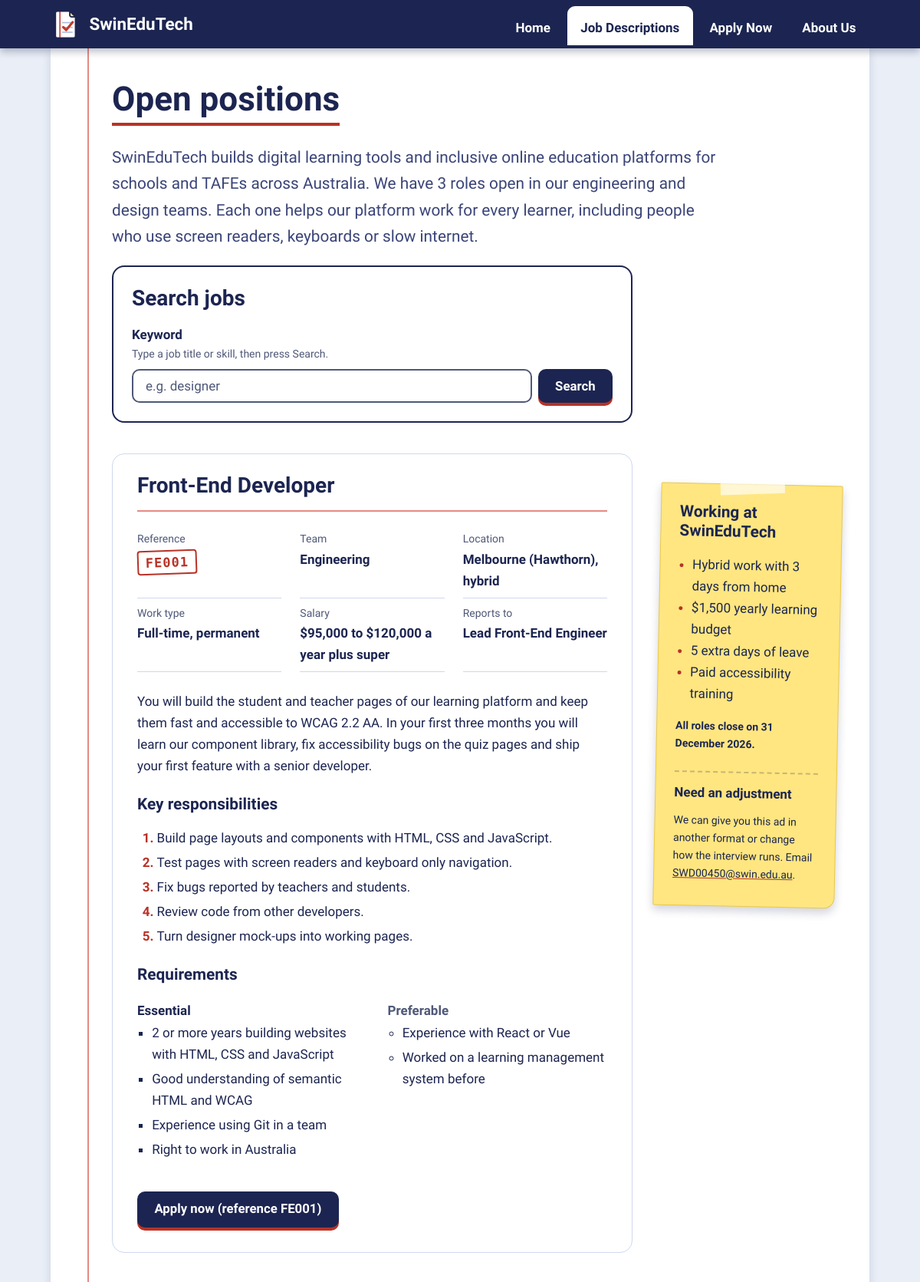
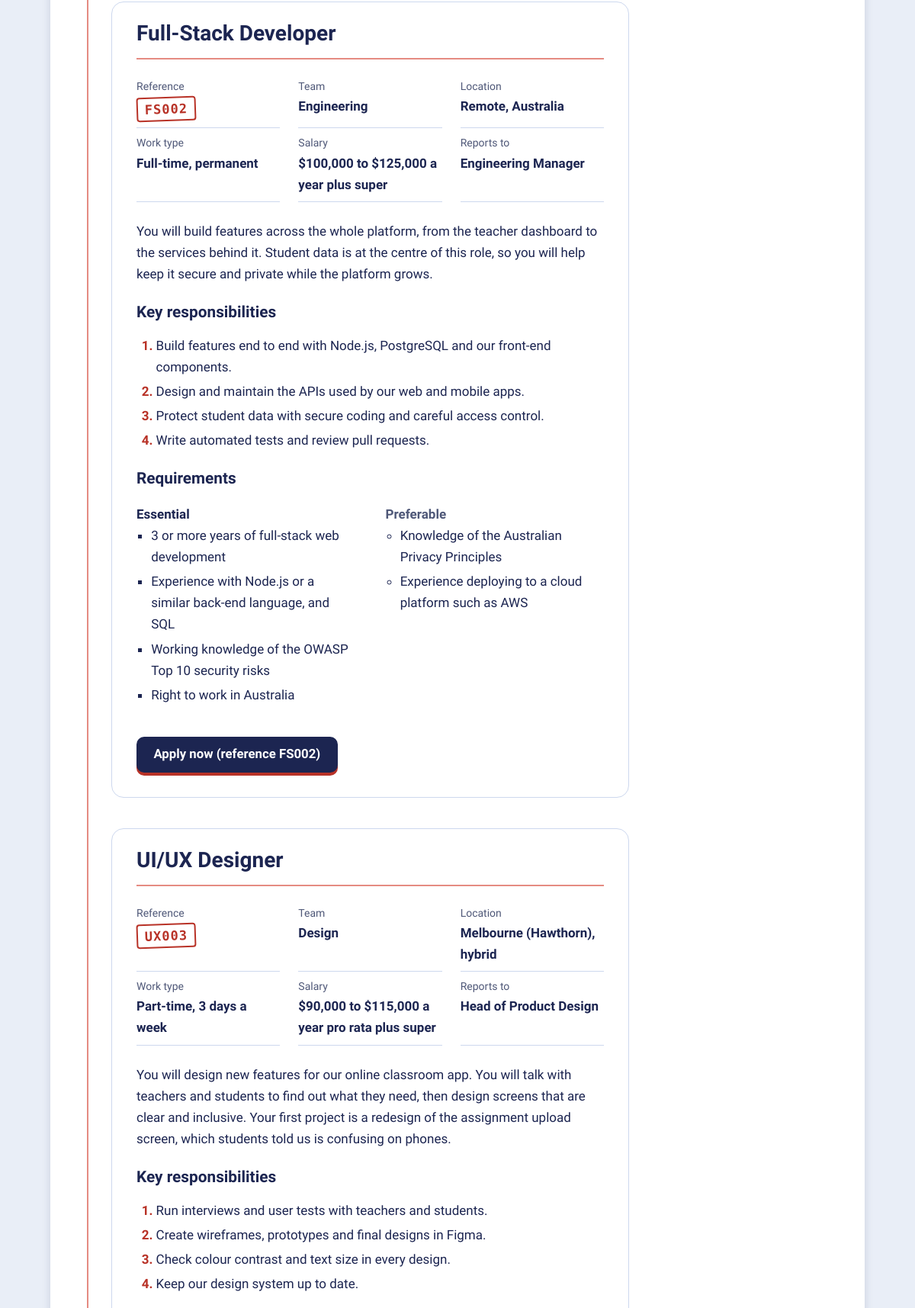
/jobs.php (upper part), run on the app's committed database (2 pictures, top to bottom).
### tables this page shows
CREATE TABLE jobs (
  job_ref      CHAR(5)      NOT NULL,
  title        VARCHAR(100) NOT NULL,
  team         VARCHAR(50)  NOT NULL,
  location     VARCHAR(100) NOT NULL,
  work_type    VARCHAR(50)  NOT NULL,
  salary       VARCHAR(100) NOT NULL,
  reports_to   VARCHAR(100) NOT NULL,
  summary      TEXT         NOT NULL,
  closing_date DATE         NOT NULL,
  PRIMARY KEY (job_ref)
);

### job_render.inc (the view, shortened to what this page needs)
<?php
function h($s) { return htmlspecialchars($s, ENT_QUOTES, 'UTF-8'); }
function job_is_closed($closing_date) {
    return $closing_date < (new DateTime('now', new DateTimeZone('Australia/Melbourne')))->format('Y-m-d');
}
function attach_job_lists($conn, $jobs) {
    $resps = [];
    foreach (mysqli_query($conn, 'SELECT job_ref, description FROM job_responsibilities ORDER BY job_ref, sort_order') as $r) {
        $resps[$r['job_ref']][] = $r['description'];
    }
    $reqs = [];
    foreach (mysqli_query($conn, 'SELECT job_ref, type, description FROM job_requirements ORDER BY job_ref, type, sort_order') as $r) {
        $reqs[$r['job_ref']][$r['type']][] = $r['description'];
    }
    foreach ($jobs as &$job) {
        $job['resps'] = $resps[$job['job_ref']] ?? [];
    }
    return $jobs;
}
function render_job($job, $n) {
    $meta = ['team' => 'Team', 'location' => 'Location', 'work_type' => 'Work type',
             'salary' => 'Salary', 'reports_to' => 'Reports to'];
    $ref = h($job['job_ref']);
    $title_id = 'job' . $n . '-title';
?>
    <section class="job" id="<?= strtolower($ref) ?>" aria-labelledby="<?= $title_id ?>">
      <h2 id="<?= $title_id ?>"><?= h($job['title']) ?></h2>
      <dl class="job-meta">
        <div>
          <dt>Reference</dt>
          <dd class="ref-no"><?= $ref ?></dd>
        </div>
<?php foreach ($meta as $col => $label): ?>
        <div>
          <dt><?= $label ?></dt>
          <dd><?= h($job[$col]) ?></dd>
        </div>
<?php endforeach; ?>
      </dl>
      <p><?= h($job['summary']) ?></p>
      <section>
        <h3>Key responsibilities</h3>
        <ol>
<?php foreach ($job['resps'] as $item): ?>
          <li><?= h($item) ?></li>
<?php endforeach; ?>
        </ol>
      </section>
      <section>
        <h3>Requirements</h3>
        <div class="req-cols">
<?php foreach (['essential' => 'Essential', 'preferable' => 'Preferable'] as $type => $label): ?>
          <div>
            <h4><?= $label ?></h4>
            <ul>
<?php foreach ($job['reqs'][$type] ?? [] as $item): ?>
              <li><?= h($item) ?></li>
<?php endforeach; ?>
            </ul>
          </div>
<?php endforeach; ?>
        </div>
      </section>
<?php if (job_is_closed($job['closing_date'])): ?>
      <p class="closed">Applications closed</p>
<?php else: ?>
      <a class="btn" href="apply.php?ref=<?= urlencode($job['job_ref']) ?>">Apply now (reference <?= $ref ?>)</a>
<?php endif; ?>
    </section>
<?php
}
function render_search_form($jobs, $keyword = '') {
?>
    <section class="search-container" aria-labelledby="search-heading">
      <h2 id="search-heading">Search jobs</h2>
      <form action="search.php" method="get" role="search">
        <label for="keyword">Keyword</label>
        <p class="hint" id="search-hint">Type a job title or skill, then press Search.</p>
        <div class="search-row">
          <input type="search" id="keyword" name="keyword" value="<?= h($keyword) ?>" placeholder="e.g. designer" list="search-suggestions" aria-describedby="search-hint">
          <button type="submit" class="btn">Search</button>
        </div>
      </form>
    </section>
<?php
}

### header.inc (shortened to what this page needs)
<?php
$esc = fn($s) => htmlspecialchars($s, ENT_QUOTES, 'UTF-8');
?>
<!DOCTYPE html>
<html lang="en">
<head>
  <link rel="stylesheet" href="styles/style.css">
</head>
<body<?= empty($body_id) ? '' : ' id="' . $esc($body_id) . '"' ?>>
  <header class="site-header">
    <div class="header-inner">
      <a href="index.php" class="brand">
        <img src="images/logo.png" alt="" width="40" height="40">
        <span translate="no">SwinEduTech</span>
      </a>
<?php include 'nav.inc'; ?>
    </div>
  </header>

### nav.inc
<?php
$current_page = basename($_SERVER['PHP_SELF']);
$nav_links = [
  'index.php' => 'Home',
  'jobs.php'  => 'Job Descriptions',
  'apply.php' => 'Apply Now',
  'about.php' => 'About Us',
];
?>
      <nav class="main-nav" aria-label="Main">
        <ul>
<?php foreach ($nav_links as $file => $label): ?>
          <li><a href="<?= $file ?>"<?= $file === $current_page ? ' aria-current="page"' : '' ?>><?= $label ?></a></li>
<?php endforeach; ?>
        </ul>
      </nav>

### jobs.php (shortened to what this page needs)
<?php
$body_id = 'jobs-page';
require_once 'job_render.inc';
require_once 'db_connect.php';
$jobs = attach_job_lists($conn, mysqli_fetch_all(mysqli_query($conn, 'SELECT * FROM jobs ORDER BY job_ref'), MYSQLI_ASSOC));
$perks = array_column(mysqli_fetch_all(mysqli_query($conn, 'SELECT description FROM perks ORDER BY sort_order'), MYSQLI_ASSOC), 'description');
$dates = array_unique(array_column($jobs, 'closing_date'));
$close = count($dates) === 1 ? reset($dates) : null;
include 'header.inc';
?>
  <main id="main-content">
    <h1>Open positions</h1>
    <p class="lead">SwinEduTech builds digital learning tools and inclusive online education platforms for schools and TAFEs across Australia. We have <?= count($jobs) ?> roles open in our engineering and design teams. Each one helps our platform work for every learner, including people who use screen readers, keyboards or slow internet.</p>
<?php render_search_form($jobs); ?>
    <aside aria-labelledby="perks-heading">
      <h2 id="perks-heading">Working at SwinEduTech</h2>
      <ul>
<?php foreach ($perks as $perk): ?>
        <li><?= h($perk) ?></li>
<?php endforeach; ?>
      </ul>
<?php if ($close): ?>
<?php if (job_is_closed($close)): ?>
      <p style="font-weight: 700;">Applications closed.</p>
<?php else: ?>
      <p style="font-weight: 700;">All roles close on <time datetime="<?= h($close) ?>"><?= date('j F Y', strtotime($close)) ?></time>.</p>
<?php endif; ?>
<?php endif; ?>
      <h3>Need an adjustment</h3>
      <p>We can give you this ad in another format or change how the interview runs. Email <a href="mailto:SWD00450@swin.edu.au">SWD00450@swin.edu.au</a>.</p>
    </aside>
<?php foreach ($jobs as $i => $job) render_job($job, $i + 1); ?>
  </main>
<?php include 'footer.inc'; ?>

### footer.inc (shortened to what this page needs)
</body>
</html>

### data on the page
jobs: title "Front-End Developer", job_ref "FE001", label "Team", team "Engineering", label "Location", location "Melbourne (Hawthorn), hybrid", label "Work type", work_type "Full-time, permanent", label "Salary", salary "$95,000 to $120,000 a year plus super", label "Reports to", reports_to "Lead Front-End Engineer", summary "You will build the student and teacher pages of our learning platform and keep them fast and accessible to WCAG 2.2 AA. In your first three months you will learn our component library, fix accessibility bugs on the quiz pages and ship your first feature with a senior developer.", item "Build page layouts and components with HTML, CSS and JavaScript.", item "Test pages with screen readers and keyboard only navigation.", item "Fix bugs reported by teachers and students.", item "Review code from other developers.", item "Turn designer mock-ups into working pages.", label "Essential", item "2 or more years building websites with HTML, CSS and JavaScript", item "Good understanding of semantic HTML and WCAG", item "Experience using Git in a team", item "Right to work in Australia", label "Preferable", item "Experience with React or Vue", item "Worked on a learning management system before"
jobs: title "Full-Stack Developer", job_ref "FS002", label "Team", team "Engineering", label "Location", location "Remote, Australia", label "Work type", work_type "Full-time, permanent", label "Salary", salary "$100,000 to $125,000 a year plus super", label "Reports to", reports_to "Engineering Manager", summary "You will build features across the whole platform, from the teacher dashboard to the services behind it. Student data is at the centre of this role, so you will help keep it secure and private while the platform grows.", item "Build features end to end with Node.js, PostgreSQL and our front-end components.", item "Design and maintain the APIs used by our web and mobile apps.", item "Protect student data with secure coding and careful access control.", item "Write automated tests and review pull requests.", label "Essential", item "3 or more years of full-stack web development", item "Experience with Node.js or a similar back-end language, and SQL", item "Working knowledge of the OWASP Top 10 security risks", item "Right to work in Australia", label "Preferable", item "Knowledge of the Australian Privacy Principles", item "Experience deploying to a cloud platform such as AWS"
jobs: title "UI/UX Designer", job_ref "UX003", label "Team", team "Design", label "Location", location "Melbourne (Hawthorn), hybrid", label "Work type", work_type "Part-time, 3 days a week", label "Salary", salary "$90,000 to $115,000 a year pro rata plus super", label "Reports to", reports_to "Head of Product Design", summary "You will design new features for our online classroom app. You will talk with teachers and students to find out what they need, then design screens that are clear and inclusive. Your first project is a redesign of the assignment upload screen, which students told us is confusing on phones.", item "Run interviews and user tests with teachers and students.", item "Create wireframes, prototypes and final designs in Figma.", item "Check colour contrast and text size in every design.", item "Keep our design system up to date."

### other printed values
$label "Home"
$label "Job Descriptions"
$label "Apply Now"
$label "About Us"
count($jobs) "3"
$perk "Hybrid work with 3 days from home"
$perk "$1,500 yearly learning budget"
$perk "5 extra days of leave"
$perk "Paid accessibility training"
date('j F Y', strtotime($close)) "31 December 2026"
